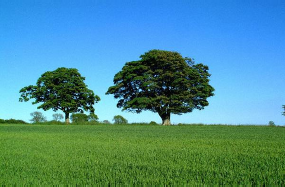
#> input picture Assignment 1/test_rgb.png, 285 x 187 px
$ python global_colorize.py
#> lines starting #> are read from the running program, lines starting #| are printed output that depends on the picture
import numpy as np
import cv2
import matplotlib.pyplot as plt
import sys

img = cv2.imread('test_rgb.png')        #reading an image
#> img is the input picture: shape (187, 285, 3); mean B, G, R 147.7, 141.6, 78.1
gray_img = cv2.imread('test_gray.png')
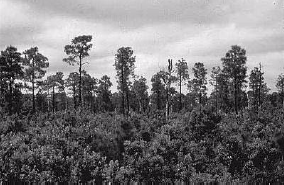
#> input picture Assignment 1/test_gray.png, 284 x 185 px
#> gray_img is the input picture: shape (185, 284, 3); mean B, G, R 119.6, 117.6, 119.6
# converting color and gray images to Lab image
img_lab = cv2.cvtColor(img,cv2.COLOR_BGR2Lab)
#> img_lab: shape (187, 285, 3); mean of channels 0, 1, 2 140.9, 114.3, 120.1
gray_img_lab = cv2.cvtColor(gray_img,cv2.COLOR_BGR2Lab)
#> gray_img_lab: shape (185, 284, 3); mean of channels 0, 1, 2 122.5, 129, 127
new_img = np.copy(gray_img_lab)
final_img = cv2.cvtColor(gray_img_lab,cv2.COLOR_Lab2BGR)


plt.subplot(3,2,1),plt.imshow(cv2.cvtColor(img,cv2.COLOR_BGR2RGB),cmap = 'gray')
plt.title('Original Image'), plt.xticks([]), plt.yticks([])
plt.subplot(3,2,2),plt.imshow(cv2.cvtColor(img_lab,cv2.COLOR_BGR2RGB),cmap = 'gray')
plt.title('Original Luv_Image'), plt.xticks([]), plt.yticks([])
plt.subplot(3,2,3),plt.imshow(cv2.cvtColor(gray_img,cv2.COLOR_BGR2RGB),cmap = 'gray')
plt.title('Gray Image'), plt.xticks([]), plt.yticks([])
plt.subplot(3,2,4),plt.imshow(cv2.cvtColor(gray_img_lab,cv2.COLOR_BGR2RGB),cmap = 'gray')
plt.title('Gray Luv_Image'), plt.xticks([]), plt.yticks([])
plt.subplot(3,2,5),plt.imshow(cv2.cvtColor(final_img,cv2.COLOR_BGR2RGB),cmap = 'gray')
plt.title('Colorized Image'), plt.xticks([]), plt.yticks([])
plt.show()
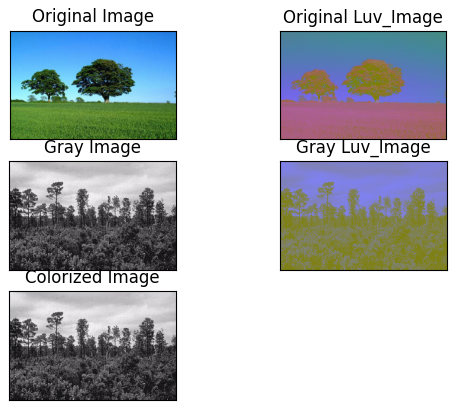
#> figure drawn by matplotlib, 5 panels
